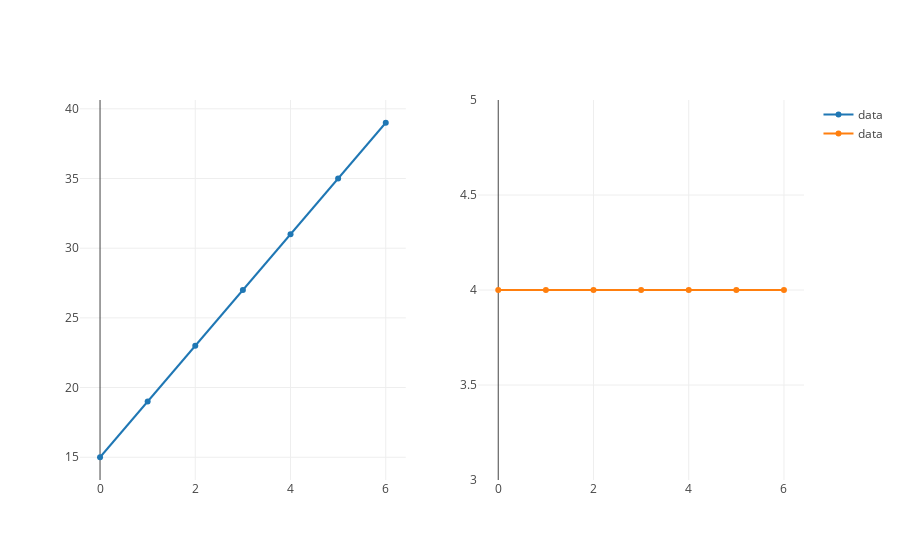

This figure's notebook cell:
### Markdown cell above
So that function highlights the rate of change is moving at precisely the point x = 2.  Sometimes it is useful to see how the derivative is changing across all x values.  With linear functions we know that our function is always changing by the same rate, and therefore the rate of change is constant.  Let's write a function that allows us to see the function, and the derivative side by side.

### Code cell
from graph import make_subplots, trace_values, plot_figure

def function_derivative_compared_trace(list_of_terms, x_values, delta_x):
    function_values = list(map(lambda x: output_at(list_of_terms, x),x_values))
    derivative_values = list(map(lambda x: derivative_of(list_of_terms, x, delta_x), x_values))
    function_trace = trace_values(x_values, function_values, mode = 'line')
    derivative_trace = trace_values(x_values, derivative_values, mode = 'line')
    return make_subplots([function_trace], [derivative_trace])

comapared_four_x_plut_fifteen = function_derivative_compared_trace(four_x_plus_fifteen, list(range(0, 7)), 1)

plot_figure(comapared_four_x_plut_fifteen )

### Figure 1 — Plotly figure (JSON) as saved in the notebook; plotly's stock layout.template omitted (floating-point values rounded to 4 significant figures)
{"data": [{"mode": "line", "name": "data", "text": [], "type": "scatter", "x": [0, 1, 2, 3, 4, 5, 6], "xaxis": "x1", "y": [15, 19, 23, 27, 31, 35, 39], "yaxis": "y1"}, {"mode": "line", "name": "data", "text": [], "type": "scatter", "x": [0, 1, 2, 3, 4, 5, 6], "xaxis": "x2", "y": [4, 4, 4, 4, 4, 4, 4], "yaxis": "y2"}], "layout": {"xaxis1": {"anchor": "y1", "domain": [0, 0.45]}, "xaxis2": {"anchor": "y2", "domain": [0.55, 1]}, "yaxis1": {"anchor": "x1", "domain": [0, 1]}, "yaxis2": {"anchor": "x2", "domain": [0, 1]}}}
